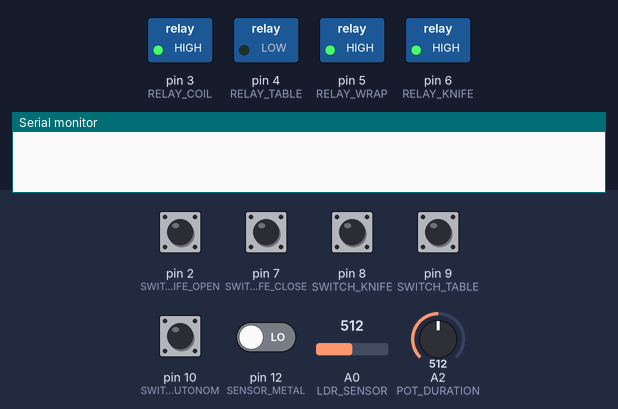
Simulated run of this sketch. Board: Arduino Uno, built with avr-gcc and run on an emulated ATmega328P. Parts: switched loads named in the sketch (green lamp = pin HIGH), the last lines printed to the serial monitor. The inputs (shaded band) are chosen by the test bench; at power-on: pin 2 (SWITCH_KNIFE_OPEN), pin 7 (SWITCH_KNIFE_CLOSE), pin 8 (SWITCH_KNIFE), pin 9 (SWITCH_TABLE), pin 10 (SWITCH_AUTONOM) HIGH, pin 12 (SENSOR_METAL) LOW, A0 (LDR_SENSOR) = 512, A2 (POT_DURATION) = 512.

Above: at 1.2 s.
1.3 s: A0 (LDR_SENSOR) set to 216
2.8 s: A0 (LDR_SENSOR) set to 188
At 3.6 s:
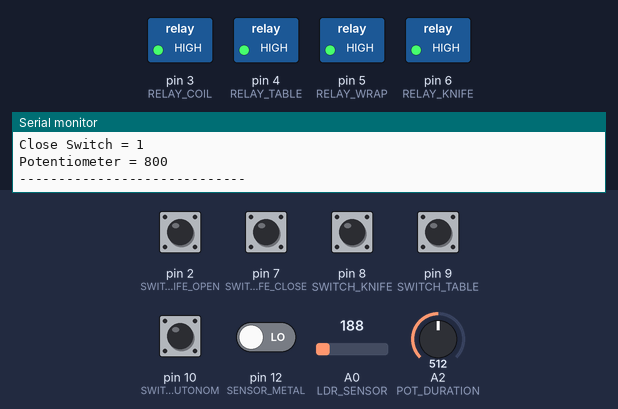
4.3 s: pin 8 (SWITCH_KNIFE) pulled LOW for 0.15 s
At 5.1 s:
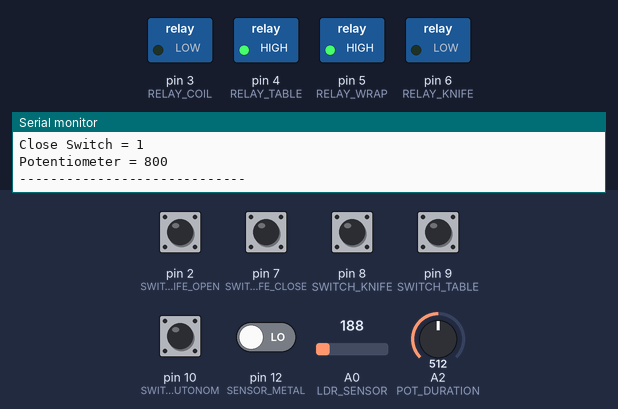
5.9 s: pin 2 (SWITCH_KNIFE_OPEN) pulled LOW for 0.15 s
At 7.5 s:
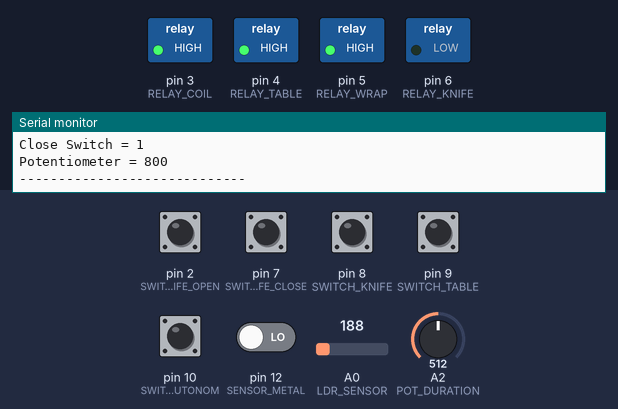
8.4 s: pin 7 (SWITCH_KNIFE_CLOSE) pulled LOW for 0.15 s
At 9.8 s:
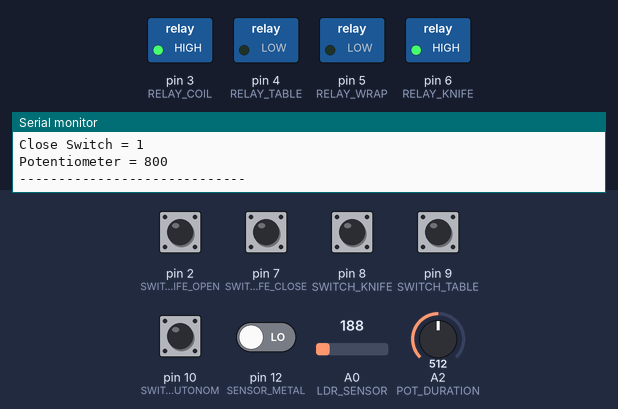
Timing chart, 0 to 11.6 s (numbered marks = the images above; inputs shaded):
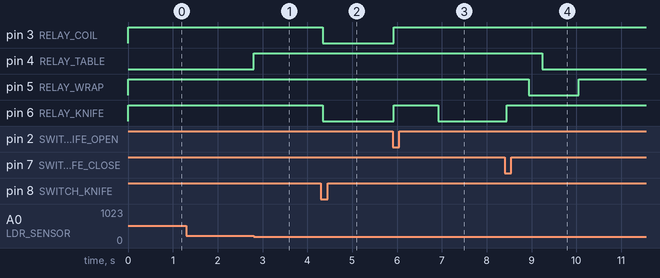

Measured:
- the behaviour switches between 201 and 200 on A0 (LDR_SENSOR) (found by bisection; images 0 and 1)
- after the input at 1.3 s, every drawn part: stays the same
- after the input at 2.8 s, pin 4 (RELAY_TABLE): LOW → HIGH at once
- after the input at 4.3 s, pin 3 (RELAY_COIL), pin 6 (RELAY_KNIFE): HIGH → LOW at once
- after the input at 5.9 s, pin 3 (RELAY_COIL): LOW → HIGH at once; pin 6 (RELAY_KNIFE): LOW → HIGH at once, → LOW 1.0 s later
- after the input at 8.4 s, pin 4 (RELAY_TABLE): HIGH → LOW after 0.84 s; pin 5 (RELAY_WRAP): HIGH → LOW after 0.54 s, → HIGH 1.1 s later; pin 6 (RELAY_KNIFE): LOW → HIGH at once

The sketch:

CupSealingMachine.ino
```cpp
// ------------------ Röle Tanımlamaları ------------------
#define RELAY_COIL         3   // Bobin rölesi
#define RELAY_TABLE        4   // Tabla hareket rölesi
#define RELAY_WRAP         5   // Ambalaj rölesi
#define RELAY_KNIFE        6   // Bıçak rölesi

// ------------------ Sensör Girişleri ---------------------
#define SENSOR_METAL       12  // Metal sensörü
#define SWITCH_KNIFE_OPEN   2  // Bıçak açma switch
#define SWITCH_KNIFE_CLOSE  7  // Bıçak kapama switch

// ------------------ Manuel Anahtarlar --------------------
#define SWITCH_AUTONOM     10  // Otonom mod anahtarı
#define SWITCH_TABLE        9  // Tabla hareket anahtarı
#define SWITCH_KNIFE        8  // Bıçak kontrol anahtarı

// ------------------ Analog Girişler -----------------------
#define LDR_SENSOR         A0
#define POT_DURATION       A2

// ------------------ Zamanlayıcı ve Durum Değişkenleri ------------------
unsigned long wrap_duration;
unsigned long t1, t2, t3;
bool metal_detected, knife_open, knife_close;
bool autonomous_switch, table_switch, knife_switch;
bool initial_table_move = true;
bool autonomous_active = false;
bool autonomous_first_press = true;

int ldr_value, pot_value;

void rotateTable() {
  t3 = millis();
  digitalWrite(RELAY_TABLE, LOW);
  delay(50);

  while (analogRead(LDR_SENSOR) < 200) {
    digitalWrite(RELAY_TABLE, LOW);
    delay(15);
  }

  while (analogRead(LDR_SENSOR) > 200) {
    delay(15);
  }

  digitalWrite(RELAY_TABLE, HIGH);
}

void setup() {
  Serial.begin(9600);

  pinMode(SENSOR_METAL, INPUT);
  pinMode(SWITCH_KNIFE_OPEN, INPUT_PULLUP);
  pinMode(SWITCH_KNIFE_CLOSE, INPUT_PULLUP);
  pinMode(SWITCH_AUTONOM, INPUT_PULLUP);
  pinMode(SWITCH_TABLE, INPUT_PULLUP);
  pinMode(SWITCH_KNIFE, INPUT_PULLUP);

  pinMode(RELAY_COIL, OUTPUT);
  pinMode(RELAY_KNIFE, OUTPUT);
  pinMode(RELAY_TABLE, OUTPUT);
  pinMode(RELAY_WRAP, OUTPUT);

  digitalWrite(RELAY_COIL, HIGH);
  digitalWrite(RELAY_KNIFE, HIGH);
  digitalWrite(RELAY_TABLE, HIGH);
  digitalWrite(RELAY_WRAP, HIGH);
}

void loop() {
  ldr_value = analogRead(LDR_SENSOR);
  pot_value = map(analogRead(POT_DURATION), 0, 1023, 500, 1100);

  metal_detected = digitalRead(SENSOR_METAL);
  knife_switch = digitalRead(SWITCH_KNIFE);
  table_switch = digitalRead(SWITCH_TABLE);
  autonomous_switch = digitalRead(SWITCH_AUTONOM);
  knife_open = digitalRead(SWITCH_KNIFE_OPEN);
  knife_close = digitalRead(SWITCH_KNIFE_CLOSE);

  if ((millis() - t1) > 1000) {
    Serial.print("LDR = "); Serial.println(ldr_value);
    Serial.print("Metal = "); Serial.println(metal_detected);
    Serial.print("Knife = "); Serial.println(knife_switch);
    Serial.print("Table = "); Serial.println(table_switch);
    Serial.print("Autonomous = "); Serial.println(autonomous_switch);
    Serial.print("Open Switch = "); Serial.println(knife_open);
    Serial.print("Close Switch = "); Serial.println(knife_close);
    Serial.print("Potentiometer = "); Serial.println(pot_value);
    Serial.println("-----------------------------");
    t1 = millis();
  }

  if (initial_table_move) {
    rotateTable();
    initial_table_move = false;
  }

  if (!table_switch) rotateTable();

  if (autonomous_switch == LOW) {
    if (autonomous_first_press && knife_switch == LOW) {
      autonomous_active = true;
      autonomous_first_press = false;
    }
  } else {
    autonomous_first_press = true;
    autonomous_active = false;
  }

  int knife_check = 0;
  for (int i = 0; i < 2; i++) {
    knife_check += digitalRead(SWITCH_KNIFE);
    delay(20);
  }
  knife_switch = (knife_check == 0) ? LOW : HIGH;

  if (knife_switch == LOW || autonomous_active) {
    digitalWrite(RELAY_KNIFE, LOW);
    digitalWrite(RELAY_COIL, LOW);

    while (knife_open) {
      knife_open = digitalRead(SWITCH_KNIFE_OPEN);
      delay(20);
    }
    while (!knife_close) {
      knife_close = digitalRead(SWITCH_KNIFE_CLOSE);
      delay(20);
    }

    digitalWrite(RELAY_COIL, HIGH);
    digitalWrite(RELAY_KNIFE, HIGH);
    delay(1000);

    digitalWrite(RELAY_KNIFE, LOW);
    while (knife_close) {
      knife_close = digitalRead(SWITCH_KNIFE_CLOSE);
      delay(20);
    }
    while (!knife_open) {
      knife_open = digitalRead(SWITCH_KNIFE_OPEN);
      delay(20);
    }
    digitalWrite(RELAY_KNIFE, HIGH);

    delay(500);

    digitalWrite(RELAY_WRAP, LOW);
    delay(300);
    digitalWrite(RELAY_TABLE, LOW);
    wrap_duration = millis();
    digitalWrite(RELAY_WRAP, LOW);

    do {
      delay(30);
    } while (millis() - wrap_duration < pot_value);

    digitalWrite(RELAY_WRAP, HIGH);
    rotateTable();
  }
}
```
